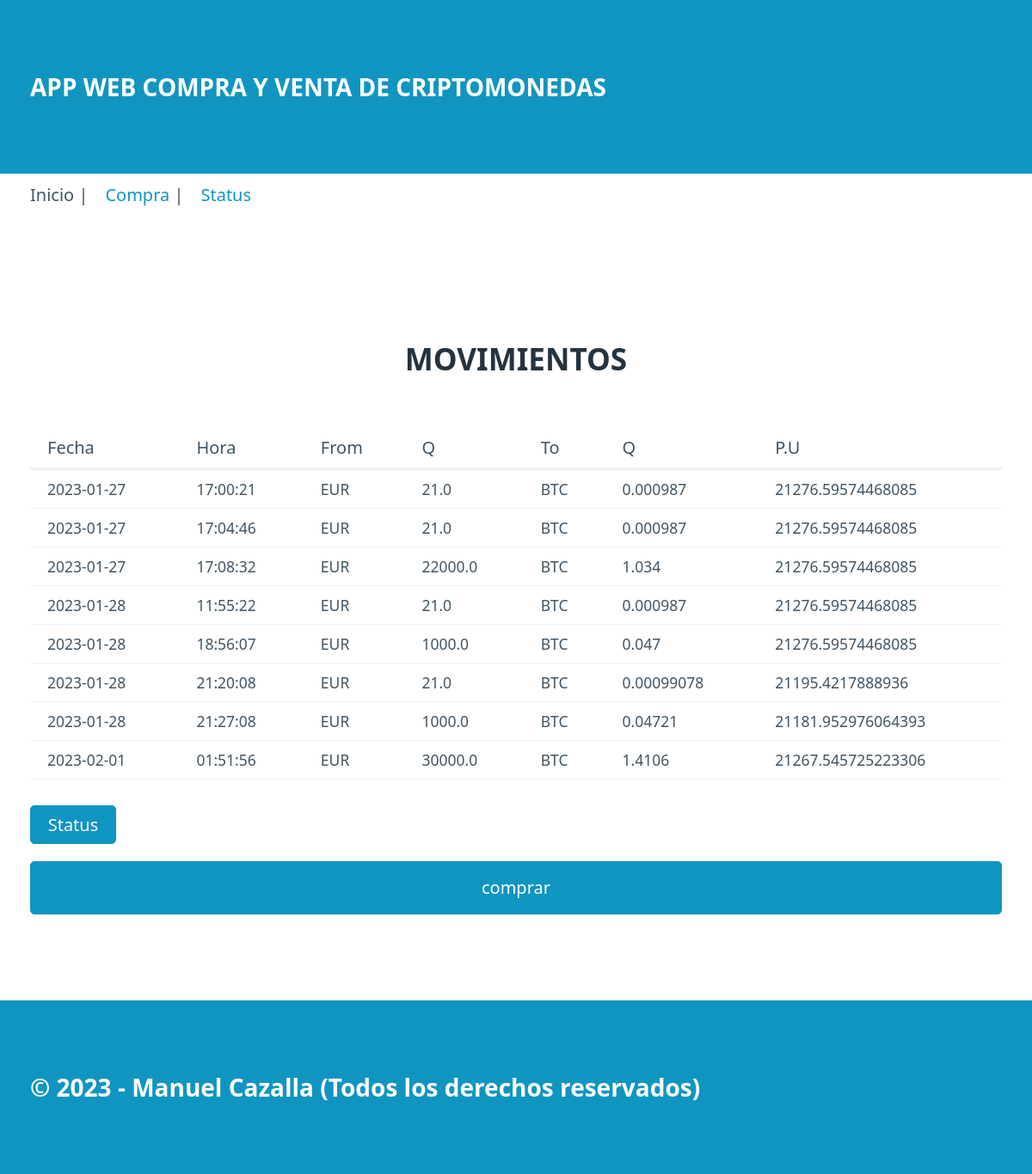
Before: / with the older database file.
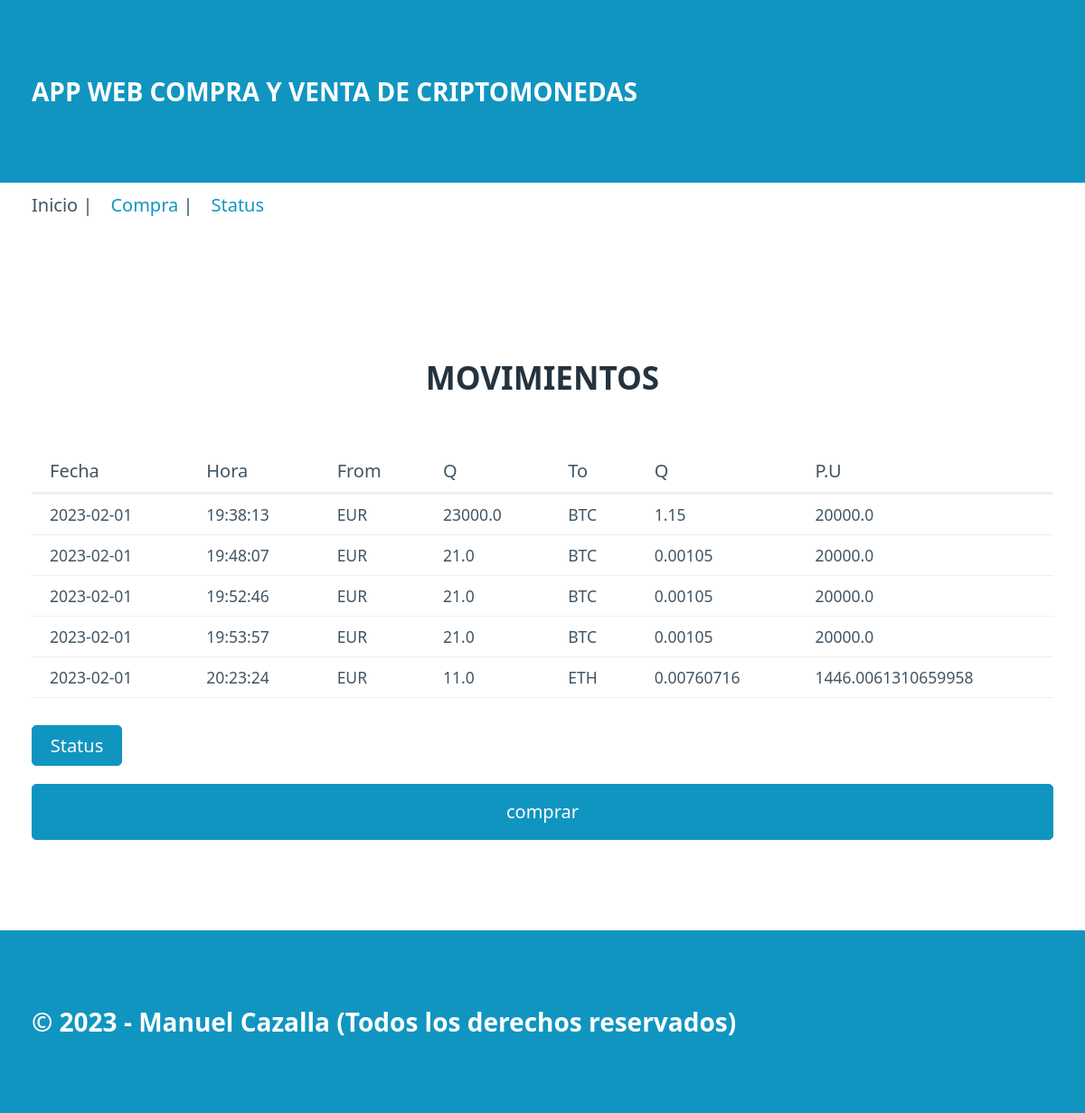
After: the same page with the newer database file.
### tables this page shows
CREATE TABLE "movimientos" (
	"id"	INTEGER,
	"date"	TEXT NOT NULL,
	"time"	TEXT NOT NULL,
	"moneda_from"	TEXT NOT NULL,
	"cantidad_from"	REAL,
	"moneda_to"	TEXT NOT NULL,
	"cantidad_to"	REAL,
	PRIMARY KEY("id" AUTOINCREMENT)
);

### blockchain/routes.py (the view)
@app.route("/")
def index():
    try:
        sqlite = conecSqlite(ORIGIN_DATA)
        movimientos = sqlite.consultaSqlite("SELECT * from movimientos")
        return render_template("index.html",movements=  movimientos, puntero = "index.html",pageTitle ="movimimentos")
    except:
        flash("Base de datos no disponible,intentelo más tarde por favor",
              category="fallo")
        return render_template("index.html")

### blockchain/models.py (called while the page is built)
     def consultaSqlite(self,consulta):
            con = sqlite3.connect(self.ruta)
            cur = con.cursor()
            cur.execute(consulta)
            resultado = []
            columnas = cur.description
            filas = cur.fetchall()
            for dato in filas:
                movimiento = {}
                posicion = 0
                for nombre in columnas:
                    movimiento[nombre[0]] = dato[posicion]
                    posicion += 1
                resultado.append(movimiento)
            con.close()
            return resultado

### blockchain/templates/index.html
{% extends "base.html" %}
{% block section%}
        <table>
            <div class = "h2">
                <h2>MOVIMIENTOS</h2>
            </div>
            <thead>
               <tr>
                    <th>Fecha</th>
                    <th>Hora</th>
                    <th>From</th>
                    <th>Q</th>
                    <th>To</th>
                    <th>Q</th>
                    <th>P.U</th>
                </tr>
            </thead>
            <tbody>
                {% if movements %}
                {% for movement in movements %}
                <tr>
                    <td>{{movement.date}}</td>
                    <td>{{movement.time}}</td>
                    <td>{{movement.moneda_from}}</td>
                    <td>{{(movement.cantidad_from)}}</td>
                    <td>{{movement.moneda_to}}</td>
                    <td>{{(movement.cantidad_to)}}</td>
                    <td>{{(movement.cantidad_from / movement.cantidad_to)}}</td>
                </tr>
                {% endfor %}
                {% else%}
                <tr>
                    <td colspan="7" class="lista-vacia">NO HAY MOVIMIENTOS QUE MOSTRAR</td>
                </tr>
                {% endif %}
            </tbody>
        </table>
        <a href="/status"><button class="boton_status"method="POST">Status</button></a>
        <a href="/purchase"><button class="comprar" method="POST">comprar</button></a>
{% endblock %}

### blockchain/templates/base.html (shortened to what this page needs)
<html lang="es">
<head>
    <link rel="stylesheet" href="/static/css/pico.css">
    <link rel="stylesheet" href="/static/css/styles.css">
</head>
<body>
    <header>
        <div class="container">
            APP WEB COMPRA Y VENTA DE CRIPTOMONEDAS
        </div>
    </header>
    <nav class="container">
        <ul>
            <li>
                {% if puntero == "index.html" %}
                <span>Inicio</span> |
            </li>
            <li>
                <a href="/purchase">Compra</a> |
            </li>
            <li>
                <a href="/status">Status</a>
            </li>
        </ul>
        {% endif %}
    </nav>
    <nav class="container">
        <ul>
            <li>
    </nav>
    <nav class="container">
        <ul>
            <li>
    </nav>
    <section class="container">
       {% block section %}{% endblock %}
    </section>
    <footer>
        <div class="container">
            &copy; 2023 - Manuel Cazalla (Todos los derechos reservados)
        </div>
    </footer>
</body>
</html>

### blockchain/static/css/styles.css (style rules this page uses)
header, footer { background-color: var(--primary); color: var(--primary-inverse); font-size: 1.4em; font-weight: bold; }
body { min-height: 100vh; display: grid; grid-template-rows: auto 50px 1fr auto; margin: 0; }
.h2 { text-align: center; }
.boton_status { display: inline-block; height: 45px; padding: 0; vertical-align: top; width: 100px; }

Changed rows visible on the page:
removed movimientos: date "2023-01-27", time "17:00:21", moneda_from "EUR", cantidad_from "21.0", moneda_to "BTC", cantidad_to "0.000987", (movement.cantidad_from/movement.cantidad_to) "21276.59574468085"
removed movimientos: date "2023-01-27", time "17:04:46", moneda_from "EUR", cantidad_from "21.0", moneda_to "BTC", cantidad_to "0.000987", (movement.cantidad_from/movement.cantidad_to) "21276.59574468085"
removed movimientos: date "2023-01-27", time "17:08:32", moneda_from "EUR", cantidad_from "22000.0", moneda_to "BTC", cantidad_to "1.034", (movement.cantidad_from/movement.cantidad_to) "21276.59574468085"
removed movimientos: date "2023-01-28", time "11:55:22", moneda_from "EUR", cantidad_from "21.0", moneda_to "BTC", cantidad_to "0.000987", (movement.cantidad_from/movement.cantidad_to) "21276.59574468085"
removed movimientos: date "2023-01-28", time "18:56:07", moneda_from "EUR", cantidad_from "1000.0", moneda_to "BTC", cantidad_to "0.047", (movement.cantidad_from/movement.cantidad_to) "21276.59574468085"
removed movimientos: date "2023-01-28", time "21:20:08", moneda_from "EUR", cantidad_from "21.0", moneda_to "BTC", cantidad_to "0.00099078", (movement.cantidad_from/movement.cantidad_to) "21195.4217888936"
removed movimientos: date "2023-01-28", time "21:27:08", moneda_from "EUR", cantidad_from "1000.0", moneda_to "BTC", cantidad_to "0.04721", (movement.cantidad_from/movement.cantidad_to) "21181.952976064393"
removed movimientos: date "2023-02-01", time "01:51:56", moneda_from "EUR", cantidad_from "30000.0", moneda_to "BTC", cantidad_to "1.4106", (movement.cantidad_from/movement.cantidad_to) "21267.545725223306"
added movimientos: date "2023-02-01", time "19:38:13", moneda_from "EUR", cantidad_from "23000.0", moneda_to "BTC", cantidad_to "1.15", (movement.cantidad_from/movement.cantidad_to) "20000.0"
added movimientos: date "2023-02-01", time "19:48:07", moneda_from "EUR", cantidad_from "21.0", moneda_to "BTC", cantidad_to "0.00105", (movement.cantidad_from/movement.cantidad_to) "20000.0"
added movimientos: date "2023-02-01", time "19:52:46", moneda_from "EUR", cantidad_from "21.0", moneda_to "BTC", cantidad_to "0.00105", (movement.cantidad_from/movement.cantidad_to) "20000.0"
added movimientos: date "2023-02-01", time "19:53:57", moneda_from "EUR", cantidad_from "21.0", moneda_to "BTC", cantidad_to "0.00105", (movement.cantidad_from/movement.cantidad_to) "20000.0"
added movimientos: date "2023-02-01", time "20:23:24", moneda_from "EUR", cantidad_from "11.0", moneda_to "ETH", cantidad_to "0.00760716", (movement.cantidad_from/movement.cantidad_to) "1446.0061310659958"
